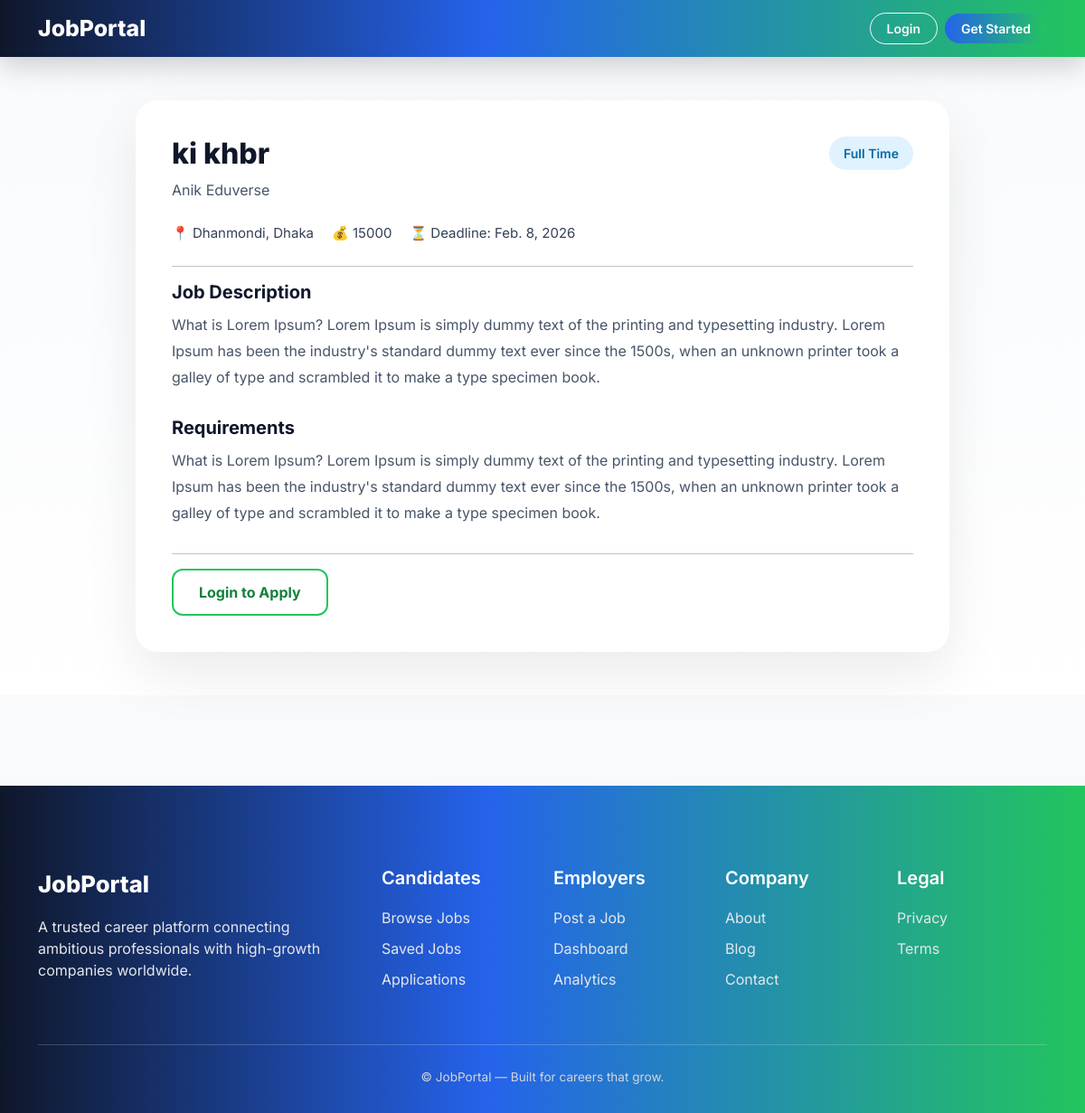
The app's page /job/11/ with its own data.
### jobs/models.py (models this page shows, shortened)
class Job(models.Model):
    JOB_TYPE = (
        ('full_time', 'Full Time'),
        ('part_time', 'Part Time'),
        ('remote', 'Remote'),
    )
    category = models.ForeignKey(
        Category,
        on_delete=models.SET_NULL,
        null=True,
        related_name='jobs'
    )
    company = models.ForeignKey(Company, on_delete=models.CASCADE)
    title = models.CharField(max_length=200)
    location = models.CharField(max_length=200)
    job_type = models.CharField(max_length=20, choices=JOB_TYPE)
    salary = models.CharField(max_length=100, blank=True)
    description = models.TextField()
    requirements = models.TextField()
    deadline = models.DateField()
    is_featured = models.BooleanField(default=False)
    featured_until = models.DateTimeField(null=True, blank=True)
    created_at = models.DateTimeField(auto_now_add=True)

### companies/models.py (models this page shows, shortened)
class Company(models.Model):
    owner = models.OneToOneField(User, on_delete=models.CASCADE)
    name = models.CharField(max_length=200)
    logo = models.ImageField(upload_to='company_logos/', blank=True, null=True)
    description = models.TextField()
    website = models.URLField(blank=True)
    location = models.CharField(max_length=200)

### jobs/views.py (the view)
# urls.py: path('job/<int:id>/', views.job_detail, name='job_detail'),
def job_detail(request, id):
    job = get_object_or_404(Job, id=id)
    return render(request, 'jobs/job_detail.html', {'job': job})

### templates/jobs/job_detail.html (shortened to what this page needs)
{% extends "base.html" %}
{% block content %}
<section class="job-details-section py-5">
  <div class="container">
    <div class="job-card">
      <div class="job-header">
        <div>
          <h2 class="job-title">{{ job.title }}</h2>
          <div class="company-name">{{ job.company.name }}</div>
        </div>
        <span class="job-type-badge">
          {{ job.get_job_type_display }}
        </span>
      </div>
      <div class="job-meta">
        <span>📍 {{ job.location }}</span>
        <span>💰 {{ job.salary }}</span>
        <span>⏳ Deadline: {{ job.deadline }}</span>
      </div>
      <hr>
      <div class="job-section">
        <h5>Job Description</h5>
        <p>{{ job.description }}</p>
      </div>
      <div class="job-section">
        <h5>Requirements</h5>
        <p>{{ job.requirements }}</p>
      </div>
      <hr>
      <div class="job-actions">
        {% if user.is_authenticated and user.profile.role == 'candidate' %}
          <a href="{% url 'apply_job' job.id %}" class="btn btn-apply">
            Apply Now
          </a>
          <a href="{% url 'save_job' job.id %}" class="btn btn-save">
            ⭐ Save Job
          </a>
        {% elif not user.is_authenticated %}
          <a href="{% url 'login' %}" class="btn btn-login">
            Login to Apply
          </a>
        {% endif %}
      </div>
    </div>
  </div>
</section>
{% endblock %}

### templates/base.html (style rules this page uses)
:root { --blue-main: #2563eb; --blue-soft: #38bdf8; --green-main: #22c55e; --green-soft: #4ade80; --dark-bg: #020617; --dark-glass: rgba(2,6,23,.85); }
body { font-family: 'Inter', sans-serif; background: #f8fafc; color: #0f172a; }

### templates/jobs/job_detail.html (style rules this page uses)
.job-details-section { background:linear-gradient(180deg,#f8fafc,#ffffff); }
.job-card { background:#fff; border-radius:24px; padding:40px; box-shadow:0 25px 60px rgba(0,0,0,.08); max-width:900px; margin:auto; }
.job-header { display:flex; justify-content:space-between; align-items:flex-start; gap:20px; }
.job-title { font-size:32px; font-weight:800; color:#0f172a; }
.company-name { font-size:16px; color:#475569; margin-top:4px; }
.job-type-badge { background:#e0f2fe; color:#0369a1; padding:8px 16px; border-radius:30px; font-weight:600; font-size:14px; white-space:nowrap; }
.job-meta { display:flex; flex-wrap:wrap; gap:20px; margin:25px 0; color:#334155; font-size:15px; }
.job-section { margin-bottom:30px; }
.job-section h5 { font-size:20px; font-weight:700; margin-bottom:10px; color:#0f172a; }
.job-section p { color:#475569; line-height:1.8; font-size:16px; }
.job-actions { display:flex; gap:15px; flex-wrap:wrap; }
.btn-login { border:2px solid #22c55e; color:#15803d; padding:12px 28px; border-radius:12px; font-weight:700; text-decoration:none; transition:.3s; }

### records on screen
Job: title "ki khbr", company.name "Anik Eduverse", job_type "Full Time", location "Dhanmondi, Dhaka", salary "15000", deadline "Feb. 8, 2026", description "What is Lorem Ipsum? Lorem Ipsum is simply dummy text of the printing and typesetting industry. Lorem Ipsum has been the industry's standard dummy text ever since the 1500s, when an unknown printer took a galley of type and scrambled it to make a type specimen book.", requirements "What is Lorem Ipsum? Lorem Ipsum is simply dummy text of the printing and typesetting industry. Lorem Ipsum has been the industry's standard dummy text ever since the 1500s, when an unknown printer took a galley of type and scrambled it to make a type specimen book."
